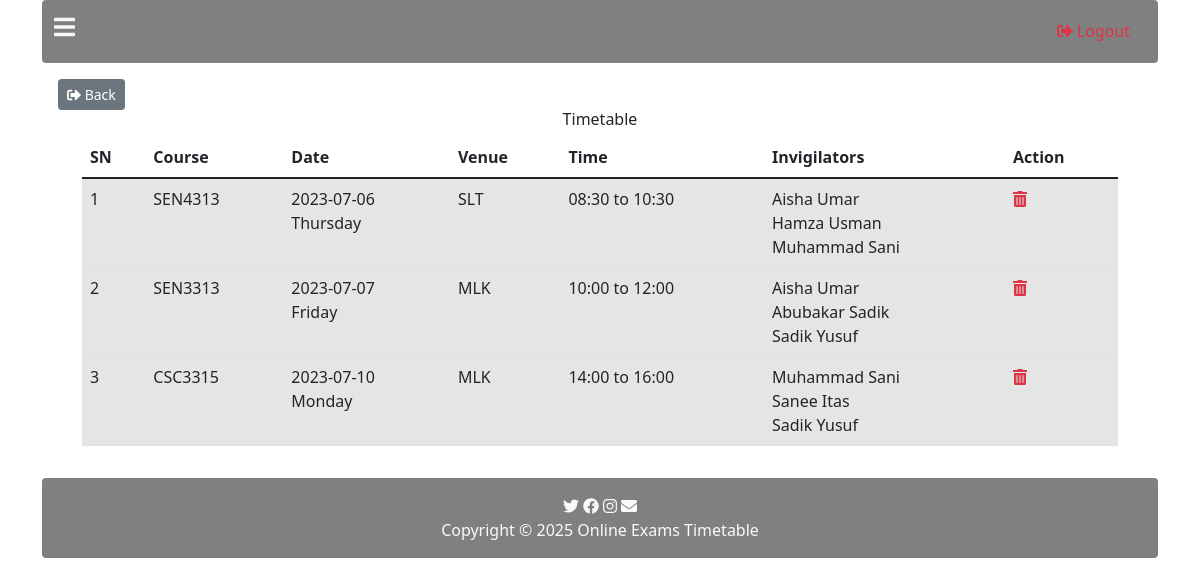
Screenshot of /view-timetable.php (signed in) with the database file from the repository.
### tables this page shows
CREATE TABLE `timetable` (
  `id` int(10) NOT NULL,
  `course_id` varchar(1000) DEFAULT NULL,
  `date_` date DEFAULT NULL,
  `day_` varchar(255) DEFAULT NULL,
  `venue` varchar(255) DEFAULT NULL,
  `from_` varchar(255) DEFAULT NULL,
  `to_` varchar(255) DEFAULT NULL,
  `invigilator_id_i` varchar(255) DEFAULT NULL,
  `invigilator_id_ii` varchar(255) DEFAULT NULL,
  `invigilator_id_iii` varchar(255) DEFAULT NULL
);

CREATE TABLE `courses` (
  `id` int(10) NOT NULL,
  `name` varchar(1000) DEFAULT NULL
);

CREATE TABLE `invigilators` (
  `id` int(10) NOT NULL,
  `name` varchar(1000) DEFAULT NULL
);

### view-timetable.php (the view, shortened to what this page needs)
<?php
 require "inc/header.php"; ?>
 <div class="container">
 <?php
 require './pages/header-home.php';
 include 'inc/process.php'; ?>
 <div class="container p-3">
     <div class="row">
         <div class="col-12">
             <div class="row">
                 <div class="col-6">
                 <a href="timetable.php" class="btn btn-sm btn-secondary"><i class="fas fa-sign-out-alt"></i> Back</a>
                 </div>
             </div>
         </div>
         <div class="col-12">
             <div class="container">
                 <h6 class="text-center">Timetable</h6>
                    <table class="table">
                    <thead>
                        <tr>
                        <th scope="col">SN</th>
                        <th scope="col">Course</th>
                         <th scope="col">Date</th>
                        <th scope="col">Venue</th>
                        <th scope="col">Time</th>
                        <th scope="col">Invigilators</th>
                        <th scope="col">Action</th>
                        </tr>
                    </thead>
                    <tbody>
                        <?php
                        $sql = "SELECT * FROM timetable";
                        $query = mysqli_query($connection,$sql);
                        $counter =1;
                        while($result = mysqli_fetch_assoc($query)){
                            ?>
                            <tr class="table-active">
                              <td scope="row"><?php echo $counter; ?></td>
                              <?php
                                      $id = $result["course_id"];
                                      $sql2 = "SELECT * FROM courses WHERE id='$id'";
                                      $query2 = mysqli_query($connection,$sql2);
                                      $result2 = mysqli_fetch_assoc($query2);
                                  ?>
                              <td scope="row">
                              <?php echo $result2["name"]; ?>
                              </td>
                                <td><?php echo $result["date_"], "<br>", $result["day_"]; ?></td>
                                <td><?php echo $result["venue"]; ?></td>
                                <td><?php echo $result["from_"], " to ", $result["to_"]; ?></td>
                                <?php
                                      $id = $result["invigilator_id_i"];
                                      $sql3 = "SELECT * FROM invigilators WHERE id='$id'";
                                      $query3 = mysqli_query($connection,$sql3);
                                      $result3 = mysqli_fetch_assoc($query3);
                                      $id = $result["invigilator_id_ii"];
                                      $sql4 = "SELECT * FROM invigilators WHERE id='$id'";
                                      $query4 = mysqli_query($connection,$sql4);
                                      $result4 = mysqli_fetch_assoc($query4);
                                      $id = $result["invigilator_id_iii"];
                                      $sql5 = "SELECT * FROM invigilators WHERE id='$id'";
                                      $query5 = mysqli_query($connection,$sql5);
                                      $result5 = mysqli_fetch_assoc($query5);
                                  ?>
                                <td><?php echo $result3["name"]."<br>".$result4["name"]."<br>".$result5["name"]; ?></td>
                                <td>
                                  <a href="?delete_timetable=<?php echo $result["id"]; ?>">
                                  <i class="fas fa-trash-alt text-danger"></i></a>
                                </td>
                             </tr>
                            <?php
                            $counter++;
                        }
                        ?>
                    </tbody>
                    </table>
                    </div>
         </div>
     </div>
 </div>
<?php
require './pages/footer-home.php'; ?>
 </div>
 <?php
  require "inc/footer.php";  ?>

### rows the page displays
timetable: course.name "SEN4313", date_ "2023-07-06", day_ "Thursday", venue "SLT", from_ "08:30", to_ "10:30", invigilators.name "Aisha Umar", invigilators.name "Hamza Usman", invigilators.name "Muhammad Sani"
timetable: course.name "SEN3313", date_ "2023-07-07", day_ "Friday", venue "MLK", from_ "10:00", to_ "12:00", invigilators.name "Aisha Umar", invigilators.name "Abubakar Sadik", invigilators.name "Sadik Yusuf"
timetable: course.name "CSC3315", date_ "2023-07-10", day_ "Monday", venue "MLK", from_ "14:00", to_ "16:00", invigilators.name "Muhammad Sani", invigilators.name "Sanee Itas", invigilators.name "Sadik Yusuf"
